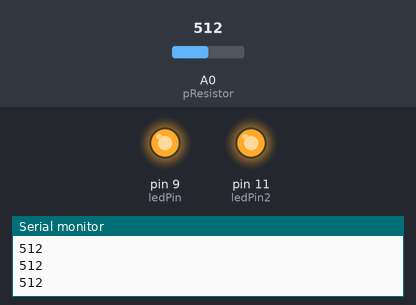
A sketch run on a simulated Arduino Uno, built with avr-gcc and run on an emulated ATmega328P. On the bench: output pins drawn as LEDs (lit = HIGH), the last lines printed to the serial monitor. Inputs (shaded band) come from the test bench; at power-on: A0 (pResistor) = 512.

Above: at 1.2 s.
1.3 s: A0 (pResistor) set to 692
2.8 s: A0 (pResistor) set to 714
At 4.0 s:
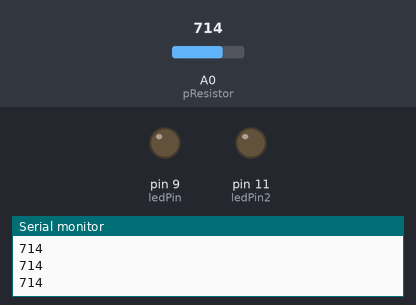
4.3 s: A0 (pResistor) set to 690
At 5.4 s:
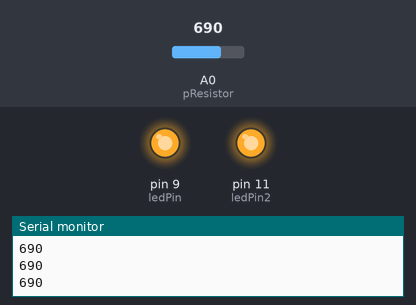
5.8 s: A0 (pResistor) set to 710
At 6.7 s:
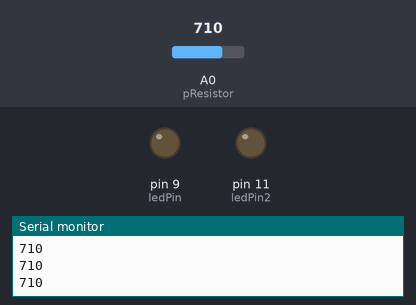
Timing chart, 0 to 8.3 s (numbered marks = the images above; inputs shaded):
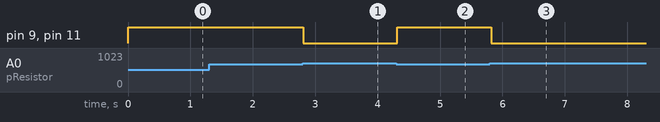

Measured:
- the behaviour switches between 700 and 701 on A0 (pResistor) (found by bisection; images 0 and 1)
- after the input at 2.8 s, pin 9 (ledPin), pin 11 (ledPin2): HIGH → LOW at once
- after the input at 4.3 s, pin 9 (ledPin), pin 11 (ledPin2): LOW → HIGH at once
- after the input at 5.8 s, pin 9 (ledPin), pin 11 (ledPin2): HIGH → LOW at once

The sketch:

photodetector.ino
```cpp
/* Use a photoresistor (or photocell) to turn on an LED in the dark
   More info and circuit schematic: http://www.ardumotive.com/how-to-use-a-photoresistor-en.html
   Dev: Michalis Vasilakis // Date: 8/6/2015 // www.ardumotive.com */


//Constants
const int pResistor = A0; // Photoresistor at Arduino analog pin A0
const int ledPin=9;       // Led pin at Arduino pin 9
const int ledPin2=11;       // Led pin at Arduino pin 9
//Variables
int value;				  // Store value from photoresistor (0-1023)

void setup(){
 pinMode(ledPin, OUTPUT);  // Set lepPin - 9 pin as an output
 pinMode(ledPin2, OUTPUT);  // Set lepPin - 9 pin as an output
 pinMode(pResistor, INPUT);// Set pResistor - A0 pin as an input (optional)
 Serial.begin(9600);
}

void loop(){
  value = analogRead(pResistor);
  Serial.println(value);
  //You can change value "25"
  if (value > 700){
    digitalWrite(ledPin, LOW);  //Turn led off
    digitalWrite(ledPin2, LOW);  //Turn led off
  }
  else{
    digitalWrite(ledPin, HIGH); //Turn led on
    digitalWrite(ledPin2, HIGH); //Turn led on
  }

  delay(100); //Small delay
}
```
